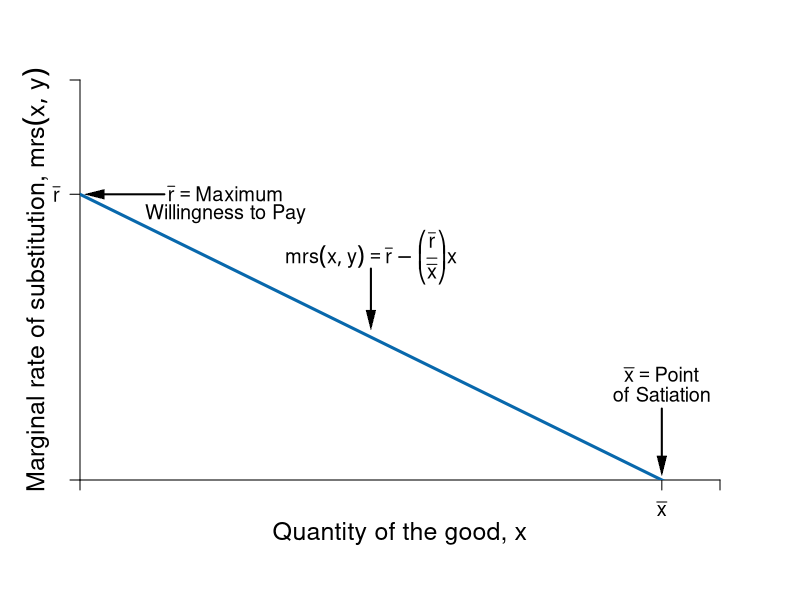

Here is the R script that generated this plot:
require(shape)
pdf(file = "indmarketdemand/demand_qql_mrs.pdf", width = 9, height = 7)

#Set parameters for graphics
axislabelsize <- 1.5
labelsize <- 1.2
graphlinewidth <- 3

COL <- c("#7fc97f", "#beaed4", "#fdc086", "#ffff99", "#386cb0", "#f0027f", "#bf5b17", "#666666")
COLA <- c("#99d8c9","#66c2a4","#41ae76", "#238b45", "#005824")
COLB <- c("#4eb3d3", "#2b8cbe", "#0868ac","#084081")

par(mar =  c(6, 4, 4, 4))

mrsA <- function(x, rmax = 10, xmax = 20) {
  rmax - (rmax/xmax)*x
}


# uA <- function(x, y, rmax = 10, xmas = 20) {
#   y + rmax*x - (1/2)(rmax/xmax)*x^2
# }

xlims <- c(0, 22)
ylims <- c(0, 14)

npts <- 501 
x <- seq(xlims[1], xlims[2], length.out = npts)
y <- seq(ylims[1], ylims[2], length.out = npts) 
a <- c(46.08, 55, 64)
b <- c(46.08, 55, 64)

plot(0, 0, xlim = xlims, ylim = ylims, type = "n",
     xlab = expression(paste("")),
     ylab = expression(paste("")), 
     xaxt = "n", 
     yaxt = "n", 
     cex.lab = axislabelsize, 
     bty = "n",
     xaxs="i", 
     yaxs="i")

# ticksy <- seq(from = 0, to = ylims[2], by = 2)
# ylabels <- seq(from = 0, to = ylims[2], by = 2)
# ticksx <- seq(from = 0, to = xlims[2], by = 2)
# xlabels <- seq(from = 0, to = xlims[2], by = 2)
ticksy <- c(0, 10, ylims[2])
ylabels <- c(NA, expression(paste(bar(r))), NA)
ticksx <- c(0, 20, xlims[2])
xlabels <- c(NA, expression(paste(bar(x))), NA)

axis(1, at = ticksx, pos = 0, labels = xlabels, cex.axis = labelsize)
axis(2, at = ticksy, pos = 0, labels = ylabels, las = 1, cex.axis = labelsize)

npts <- 500 
xx1 <- seq(xlims[1], xlims[2], length.out = npts)

lines(xx1, mrsA(xx1, rmax = 10, xmax = 20), col = COLB[3], lwd = graphlinewidth)
#lines(xx1, brfB(xx1, alpha = 16, beta = 1/24), col = COLB[4], lwd = graphlinewidth)

#segments(0, 9.6, 9.6, 9.6, lty = 2, col = "gray" , lwd = segmentlinewidth)
#segments(9.6, 0, 9.6, 9.6, lty = 2, col = "gray" , lwd = segmentlinewidth)

mtext(expression(paste("Quantity of the good, ", x)), side=1, line = 2.5, cex = axislabelsize)
text(-1.5, 7, expression(paste("Marginal rate of substitution, ", mrs(x,y))), xpd = TRUE, cex = axislabelsize, srt = 90) 

#segments(4.11765, 6.17647, 5.88, 8.88, lty = 1, col = COL[2] , lwd = graphlinewidth)
#text(7.3, 3, expression("Pareto Efficient"))
#text(7.3, 2.5, expression("Curve"))
#Arrows(7.3, 3.5, 7.3, 6.1, col = "black", lty = 1, lwd = 2, arr.type = "triangle", arr.lwd = 0.5)

#Label the iso-welfare functions for the HG, Aisha
# text(3.8, 1.5, expression(u[1]^A))
# text(4.6, 1.5, expression(u[2]^A))
# text(5.5, 1.5, expression(u[3]^A))
#text(6.6, 8.3, expression(u[4]^A))

#Label the indifference curves for the HG, Betty
# text(7.6, 17, expression(u[1]^B))
# text(6.75, 17, expression(u[2]^B))
# text(6, 17, expression(u[3]^B))
#text(3.4, 6.9, expression(v[4]^B))

#Label mrs function
text(10, 7.8, expression(paste(mrs(x,y) == bar(r) - bgroup("(",frac(bar(r), bar(x)),")")*x)), cex = labelsize)
Arrows(10, 7.4, 10, 5.6, col = "black", lty = 1, lwd = 2, arr.type = "triangle", arr.lwd = 0.5)

#Label satiation
text(20, 3.7, expression(paste(bar(x) == "Point")), cex = labelsize)
text(20, 3, expression(paste("of Satiation")), cex = labelsize)
Arrows(20, 2.5, 20, 0.5, col = "black", lty = 1, lwd = 2, arr.type = "triangle", arr.lwd = 0.5)

#Label highest willingness to pay
text(5, 10, expression(paste(bar(r) == "Maximum")), cex = labelsize)
text(5, 9.3, expression(paste("Willingness to Pay")), cex = labelsize)
Arrows(2.9, 10, 0.5, 10, col = "black", lty = 1, lwd = 2, arr.type = "triangle", arr.lwd = 0.5)

dev.off()
